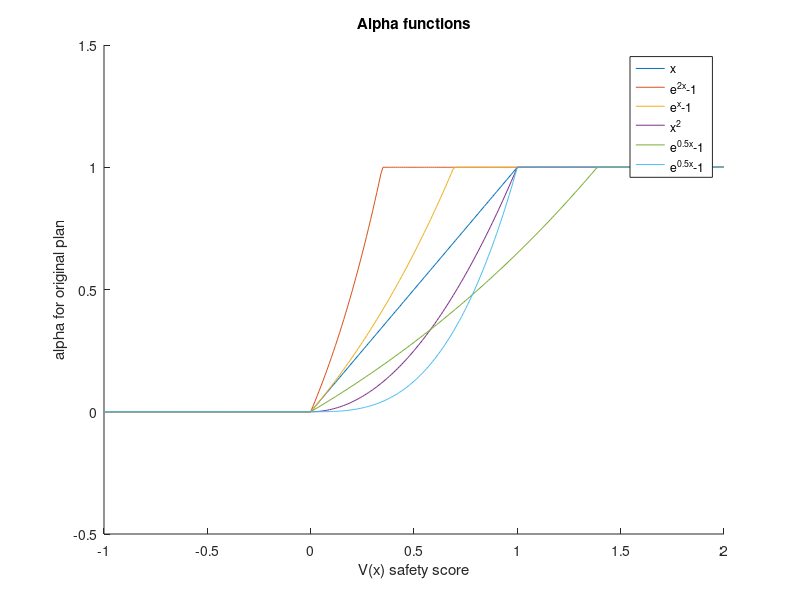

MATLAB code for this plot:
function plot_alpha_functions()
    figure(1); 
    clf; 
    hold on;
    x = -1:0.01:2;
    f1 = @(x) x;
    f2 = @(x) (exp(2*x) - 1); 
    f3 = @(x) exp(x) - 1; 
    f4 = @(x) x .^ 2;
    f5 = @(x) (exp(0.5*x) - 1); 
    f6 = @(x) x .^ 3; 
    c1 = @(x) min(max(f1(x), 0), 1); 
    c2 = @(x) min(max(f2(x), 0), 1); 
    c3 = @(x) min(max(f3(x), 0), 1); 
    c4 = @(x) min(max(f4(x) .* (x >= 0), 0), 1); 
    c5 = @(x) min(max(f5(x), 0), 1); 
    c6 = @(x) min(max(f6(x), 0), 1); 

    plot(x, c1(x), x, c2(x), x, c3(x), x, c4(x), x, c5(x), x, c6(x)); 
    ylim([-0.5, 1.5]); 
    xlim([-1, 2]); 
    xlabel('V(x) safety score'); 
    ylabel('alpha for original plan');
    title('Alpha functions'); 
    repo = what("arbitration"); 
    legend('x', 'e^{2x}-1', 'e^x-1', 'x^2', 'e^{0.5x}-1', 'e^{0.5x}-1', 'x^3'); 
    savefig(strcat(repo.path, '/data/alpha_functions.fig')); 
end 